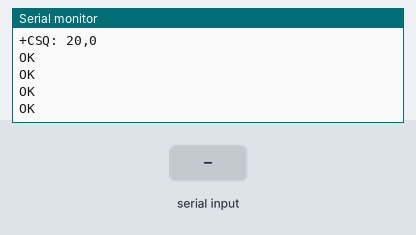
A program run on a simulated ESP32-S3. Parts: the last lines printed to the serial monitor. Inputs (shaded band) come from the test bench. The modem accepts every AT command (registered, SIM ready, sends succeed) and sends nothing else.

Above: at 1.7 s.
1.8 s: "S:1\n" received over the second serial link
At 2.9 s:
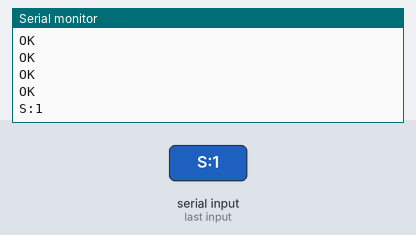
3.3 s: "+CGPSINFO:90\n" received over Serial
At 4.3 s:
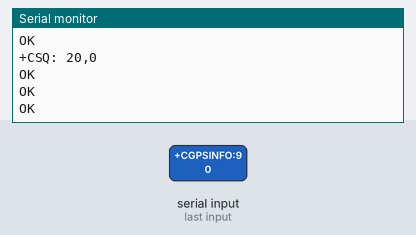
4.8 s: ",,,,,\n" received over the second serial link
At 5.2 s:
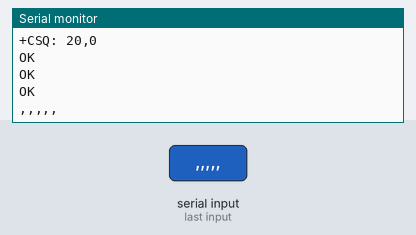
6.3 s: "+CSQ:\n" received over the second serial link
At 7.5 s:
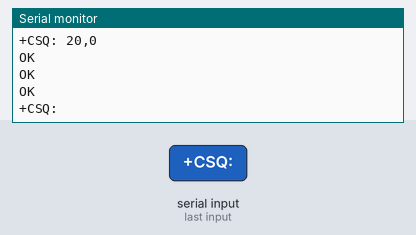
7.8 s: "+CEREG:\n" received over the second serial link
At 8.7 s:
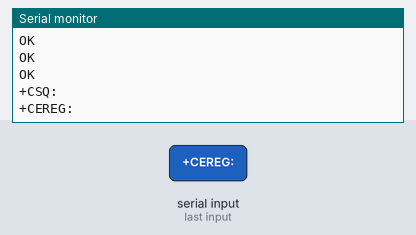
9.3 s: "+CGPSINFO:\n" received over the second serial link
At 9.8 s:
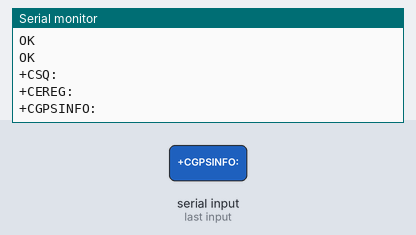

Measured:
- after the input at 1.8 s, the serial monitor: prints a new line at once (image 1)
- after the input at 3.3 s, the serial monitor: prints a new line at once (image 2)
- after the input at 4.8 s, the serial monitor: prints a new line at once (image 3)
- after the input at 6.3 s, the serial monitor: prints a new line at once (image 4)
- after the input at 7.8 s, the serial monitor: prints a new line at once (image 5)
- after the input at 9.3 s, the serial monitor: prints a new line at once (image 6)

The program:

main.cpp
```cpp
#include <Arduino.h>
#include <WiFi.h>
#include <WebServer.h>

#ifndef MODEM_RX_PIN
#define MODEM_RX_PIN 16
#endif
#ifndef MODEM_TX_PIN
#define MODEM_TX_PIN 17
#endif
#ifndef MODEM_BAUD
#define MODEM_BAUD 115200
#endif

// The modem's RX is wired to ESP32 GPIO17 (ESP32 TX); modem TX to GPIO16 (ESP32 RX).
// Join grounds.
HardwareSerial modem(2);
WebServer server(80);
String modemLine;
String gpsRaw = "Waiting for GPS data";
String registration = "Unknown";
int signalRssi = -1;
unsigned long lastPoll = 0;
constexpr unsigned long POLL_INTERVAL_MS = 5000;
const char *AP_SSID = "ESP32-GPS";
const char *AP_PASSWORD = "gpssetup1"; // At least 8 characters; change if desired.

const char PAGE[] PROGMEM = R"HTML(
<!doctype html><html lang="nl"><head><meta charset="utf-8"><meta name="viewport" content="width=device-width,initial-scale=1">
<title>ESP32 GPS</title><style>
*{box-sizing:border-box}body{margin:0;background:#f1f5f9;color:#172033;font:16px system-ui, sans-serif}.wrap{max-width:760px;margin:32px auto;padding:16px}.card{background:white;border-radius:16px;padding:22px;margin:14px 0;box-shadow:0 5px 20px #0f172a12}h1{margin:0 0 6px}h2{font-size:1.1rem;margin:0 0 14px}.muted{color:#64748b}.value{font-size:1.45rem;font-weight:650;overflow-wrap:anywhere}.grid{display:grid;grid-template-columns:1fr 1fr;gap:14px}.buttons{display:flex;gap:10px;flex-wrap:wrap}button{border:0;border-radius:10px;padding:12px 18px;background:#2563eb;color:white;font-weight:600;font-size:1rem}button.secondary{background:#475569}.status{font-size:.95rem}.map{display:inline-block;margin-top:12px;color:#2563eb}@media(max-width:540px){.grid{grid-template-columns:1fr}.wrap{margin:10px auto}}
</style></head><body><main class="wrap"><section class="card"><h1>ESP32 GPS</h1><div class="muted">SIM7600 status · verversen elke 5 seconden</div></section>
<div class="grid"><section class="card"><h2>Mobiel ontvangstniveau</h2><div class="value" id="signal">--</div><div class="muted" id="signalHint">Wachten op modem</div></section>
<section class="card"><h2>Netwerkregistratie</h2><div class="value" id="network">--</div><div class="muted">Status SIM/modem</div></section></div>
<section class="card"><h2>GPS-positie</h2><div class="value" id="gps">Wachten op GPS-data</div><a class="map" id="map" target="_blank" rel="noopener" hidden>Open positie in kaart</a><div class="muted" style="margin-top:10px">Een eerste GPS-fix kan enkele minuten duren; zet de antenne met vrij zicht op de hemel.</div></section>
<section class="card"><h2>Modem bedienen</h2><div class="buttons"><button type="button" data-cmd="g">GPS starten</button><button type="button" class="secondary" data-cmd="s">Signaal meten</button><button type="button" class="secondary" data-cmd="n">Netwerk meten</button></div><div class="status muted" id="status" role="status" aria-live="polite" style="margin-top:12px">Tik op een knop om een modemcommando te sturen.</div></section>
<section class="card muted">Verbind je telefoon of computer met wifi <b>ESP32-GPS</b> (wachtwoord <b>gpssetup1</b>) en open <b>http://192.168.4.1</b>.</section></main>
<script>
async function refresh(){try{const d=await (await fetch('/api')).json();document.querySelector('#signal').textContent=d.signalDbm===null?'Onbekend':d.signalDbm+' dBm';document.querySelector('#signalHint').textContent=d.rssi===null?'Geen meting (CSQ 99)':`CSQ ${d.rssi} / 31`;document.querySelector('#network').textContent=d.network;document.querySelector('#gps').textContent=d.gps;const a=document.querySelector('#map');if(d.lat!==null&&d.lon!==null){a.href=`https://maps.google.com/?q=${d.lat},${d.lon}`;a.hidden=false}else a.hidden=true}catch(e){document.querySelector('#status').textContent='Geen verbinding met ESP32'}}
const statusEl=document.querySelector('#status');
document.querySelectorAll('button[data-cmd]').forEach(button=>button.addEventListener('click',()=>act(button)));
async function act(button){const labels={g:'GPS starten',s:'Signaal meten',n:'Netwerk meten'};const cmd=button.dataset.cmd;statusEl.textContent=labels[cmd]+'…';button.disabled=true;try{const response=await fetch('/api/action?cmd='+encodeURIComponent(cmd),{cache:'no-store'});const detail=await response.text();if(!response.ok)throw new Error(detail||'HTTP '+response.status);statusEl.textContent=labels[cmd]+': commando naar modem gestuurd.';setTimeout(refresh,1200)}catch(e){statusEl.textContent='Actie mislukt: '+e.message}finally{button.disabled=false}}
refresh();setInterval(refresh,5000);
</script></body></html>
)HTML";

void sendCommand(const char *command) {
  Serial.printf("\n>> %s\n", command);
  modem.print(command);
  modem.print("\r\n");
}

String jsonEscape(const String &input) {
  String out;
  for (size_t i = 0; i < input.length(); ++i) {
    char c = input[i];
    if (c == '"' || c == '\\') out += '\\';
    if (c >= 32) out += c;
  }
  return out;
}

void parseGps(const String &line) {
  int colon = line.indexOf(':');
  String fields = colon >= 0 ? line.substring(colon + 1) : line;
  fields.trim();
  if (fields.length() == 0 || fields.startsWith(",,,,,")) return;
  gpsRaw = fields;
}

void handleModemLine(const String &line) {
  Serial.println(line);
  if (line.startsWith("+CSQ:")) {
    int comma = line.indexOf(',');
    int value = line.substring(5, comma < 0 ? line.length() : comma).toInt();
    signalRssi = (value >= 0 && value <= 31) ? value : -1;
  } else if (line.startsWith("+CEREG:")) {
    int comma = line.lastIndexOf(',');
    int status = line.substring(comma + 1).toInt();
    if (status == 1) registration = "Geregistreerd (thuisnetwerk)";
    else if (status == 5) registration = "Geregistreerd (roaming)";
    else if (status == 2) registration = "Zoekt netwerk";
    else if (status == 3) registration = "Registratie geweigerd";
    else if (status == 0) registration = "Niet geregistreerd";
    else registration = "Status " + String(status);
  } else if (line.startsWith("+CGPSINFO:")) {
    parseGps(line);
  }
}

void handleApi() {
  String gps = gpsRaw;
  String lat = "null", lon = "null";
  if (gps != "Waiting for GPS data") {
    // SIM7600 CGPSINFO: latitude,N/S,longitude,E/W,date,time,altitude,speed,course
    int c1 = gps.indexOf(',');
    int c2 = c1 < 0 ? -1 : gps.indexOf(',', c1 + 1);
    int c3 = c2 < 0 ? -1 : gps.indexOf(',', c2 + 1);
    int c4 = c3 < 0 ? -1 : gps.indexOf(',', c3 + 1);
    if (c1 > 0 && c2 > c1 && c3 > c2 && c4 > c3) {
      String latText = gps.substring(0, c1); latText.trim();
      String ns = gps.substring(c1 + 1, c2); ns.trim();
      String lonText = gps.substring(c2 + 1, c3); lonText.trim();
      String ew = gps.substring(c3 + 1, c4); ew.trim();
      double latValue = latText.toDouble();
      double lonValue = lonText.toDouble();
      int dot = latText.indexOf('.');
      int degrees = dot >= 0 ? dot - 2 : latText.length() - 2;
      if (degrees > 0) latValue = latText.substring(0, degrees).toDouble() + latText.substring(degrees).toDouble() / 60.0;
      dot = lonText.indexOf('.');
      degrees = dot >= 0 ? dot - 2 : lonText.length() - 2;
      if (degrees > 0) lonValue = lonText.substring(0, degrees).toDouble() + lonText.substring(degrees).toDouble() / 60.0;
      if (ns == "S") latValue = -latValue;
      if (ew == "W") lonValue = -lonValue;
      lat = String(latValue, 6); lon = String(lonValue, 6);
    }
  }
  String signalDbm = "null";
  if (signalRssi >= 0) signalDbm = String(-113 + 2 * signalRssi);
  String json = "{\"rssi\":" + (signalRssi < 0 ? String("null") : String(signalRssi)) +
      ",\"signalDbm\":" + signalDbm + ",\"network\":\"" + jsonEscape(registration) +
      "\",\"gps\":\"" + jsonEscape(gps) + "\",\"lat\":" + lat + ",\"lon\":" + lon + "}";
  server.send(200, "application/json", json);
}

void setup() {
  Serial.begin(115200);
  modem.begin(MODEM_BAUD, SERIAL_8N1, MODEM_RX_PIN, MODEM_TX_PIN);
  delay(500);
  WiFi.mode(WIFI_AP);
  WiFi.softAP(AP_SSID, AP_PASSWORD);
  server.on("/", HTTP_GET, []() { server.send_P(200, "text/html; charset=utf-8", PAGE); });
  server.on("/api", HTTP_GET, handleApi);
  server.on("/api/action", HTTP_GET, []() {
    String cmd = server.arg("cmd");
    if (cmd == "g") sendCommand("AT+CGPS=1");
    else if (cmd == "s") sendCommand("AT+CSQ");
    else if (cmd == "n") sendCommand("AT+CEREG?");
    else { server.send(400, "text/plain", "Unknown command"); return; }
    server.send(200, "text/plain", "OK");
  });
  server.onNotFound([]() { server.send(404, "text/plain", "Not found"); });
  server.begin();
  Serial.printf("Wi-Fi: %s  password: %s  address: http://%s\n", AP_SSID, AP_PASSWORD, WiFi.softAPIP().toString().c_str());
  Serial.printf("Modem UART2 RX=%d TX=%d baud=%d\n", MODEM_RX_PIN, MODEM_TX_PIN, MODEM_BAUD);
  sendCommand("AT");
  sendCommand("AT+CSQ");
  sendCommand("AT+CEREG?");
  sendCommand("AT+CGPS=1");
  sendCommand("AT+CGPSINFO");
  lastPoll = millis();
}

void loop() {
  server.handleClient();
  while (modem.available()) {
    char c = static_cast<char>(modem.read());
    if (c == '\r') continue;
    if (c == '\n') {
      if (modemLine.length()) handleModemLine(modemLine);
      modemLine = "";
    } else if (modemLine.length() < 256) modemLine += c;
  }
  while (Serial.available()) {
    char c = static_cast<char>(Serial.read());
    if (c == 'g' || c == 'G') sendCommand("AT+CGPS=1");
    else if (c == 'p' || c == 'P') sendCommand("AT+CGPSINFO");
    else if (c == 's' || c == 'S') sendCommand("AT+CSQ");
    else if (c == 'n' || c == 'N') sendCommand("AT+CEREG?");
    else if (c == 'i' || c == 'I') sendCommand("ATI");
  }
  if (millis() - lastPoll >= POLL_INTERVAL_MS) {
    lastPoll = millis();
    sendCommand("AT+CSQ");
    sendCommand("AT+CEREG?");
    sendCommand("AT+CGPSINFO");
  }
}
```
